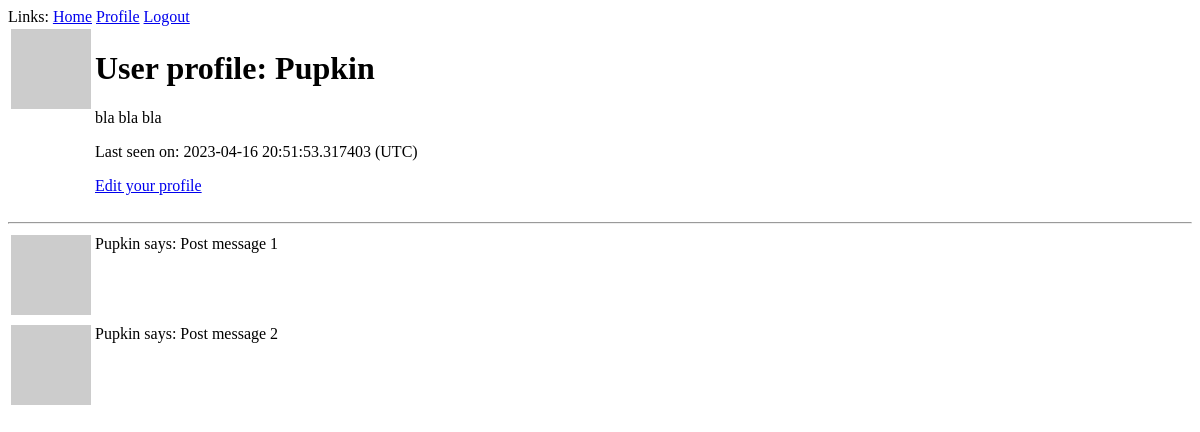
The app's page /user/Pupkin (signed in), older data.
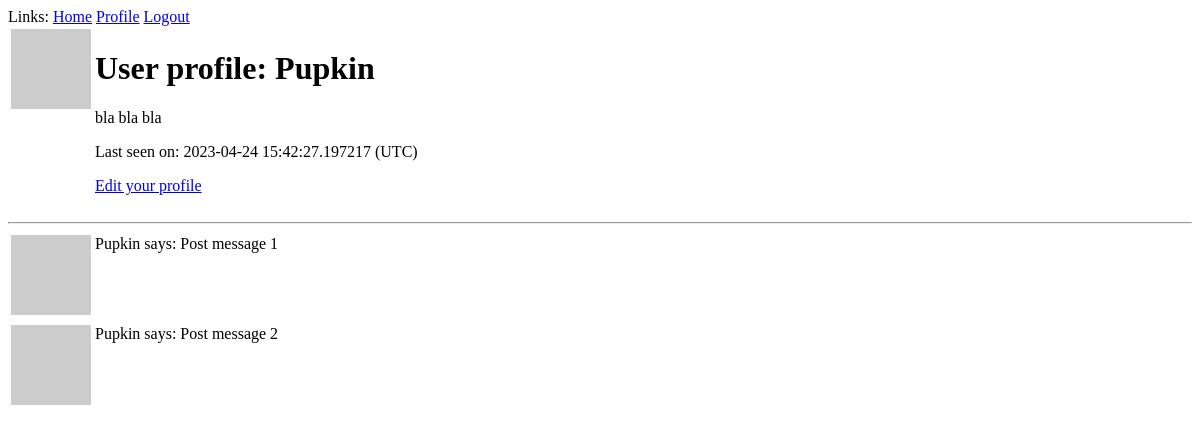
The same page, newer data.
### app/models.py (models this page shows, shortened)
class User(UserMixin, db.Model):
    id = db.Column(db.Integer,primary_key = True)
    username = db.Column(db.String(64), index = True, unique = True)
    email = db.Column(db.String(120), index = True, unique = True)
    password_hash = db.Column(db.String(128))
    posts = db.relationship('Post', backref='author', lazy='dynamic')
    about_me = db.Column(db.String(140))
    last_seen = db.Column(db.DateTime, default = datetime.utcnow)
    def avatar(self, size):
        digest = md5(self.email.lower().encode('utf-8')).hexdigest()
        return 'https://www.gravatar.com/avatar/{}?d=identicon&s={}'.format(
            digest, size)

### app/routes.py (the view)
@app.route('/user/<username>')
@login_required
def user(username):
    user = User.query.filter_by(username = username).first_or_404()
    posts = [
        {'author':user, 'body':'Post message 1'},
        {'author':user, 'body':'Post message 2'}
    ]
    return render_template('user.html',user = user, posts = posts)

### app/models.py (called while the page is built)
@login.user_loader # LoginManager decorator
def load_user(id):
    return User.query.get(int(id))

### app/routes.py (called while the page is built)
@app.before_request
def before_request():
    if current_user.is_authenticated:
        current_user.last_seen = datetime.utcnow()
        db.session.commit()

### app/templates/user.html
{% extends "base_template.html" %}
{% block content %}
    <table>
        <tr valign="top">
            <td><img src="{{ user.avatar(128) }}"></td>
            <td>
                <h1> User profile: {{ user.username }}</h1>
                {% if user.about_me %} <p> {{ user.about_me }} </p> {% endif %}
                {% if user.last_seen %} <p> Last seen on: {{ user.last_seen }} (UTC)</p> {% endif %}
                {% if user == current_user %}
                <p><a href="{{ url_for('edit_profile') }}">Edit your profile</a></p>
                {% endif %}
            </td>
        </tr>
    </table>
    <hr>
    {%for post in posts %}
        {% include '_post.html' %}
    {%endfor%}
{%endblock%}

### app/templates/base_template.html (shortened to what this page needs)
<!doctype html>
<html>
    <head>
    </head>
    <body>
        <div>
            Links:
             <a href = "{{ url_for('index') }}">Home</a>
             {% if current_user.is_anonymous %}
              <a href="{{ url_for('login') }}">Login</a>
             {% else %}
                <a href="{{url_for('user', username = current_user.username)}}">Profile</a>
                <a href="{{ url_for('logout') }}"> Logout</a>
             {% endif %}
        </div>
        {% block content %} {%endblock%}
    </body>
</html>

### app/templates/_post.html
<table>
    <tr valign = "top">
        <td><img src="{{ post.author.avatar(36) }}"></td>
        <td>{{ post.author.username}} says: {{ post.body }}</td>
    </tr>
</table>

Row changes from the older to the newer data that the page shows:
changed User "Pupkin": last_seen "2023-04-16 20:51:53.317403" → "2023-04-24 15:42:27.197217"
